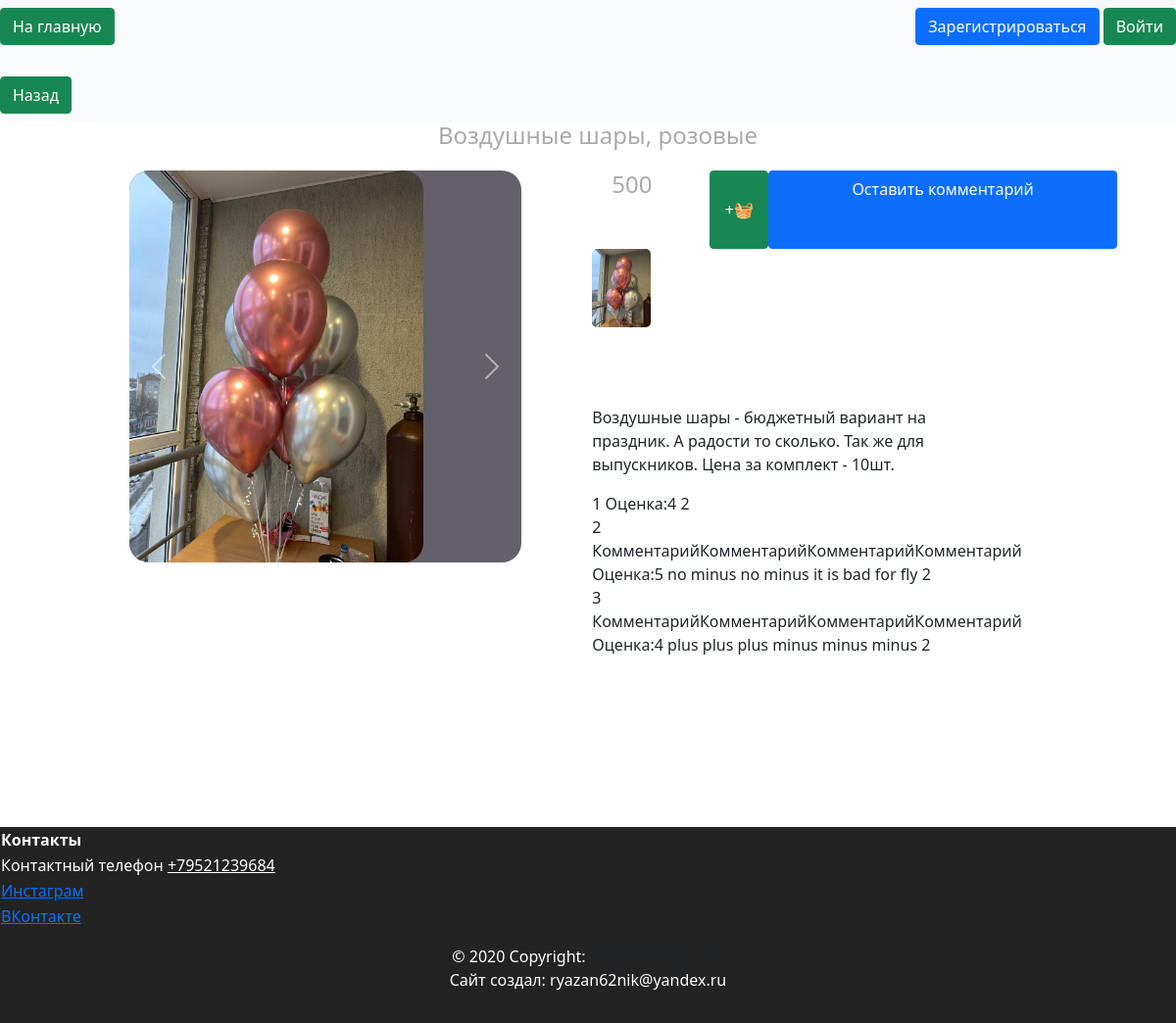
The app's page /show_product/2/4, older data.
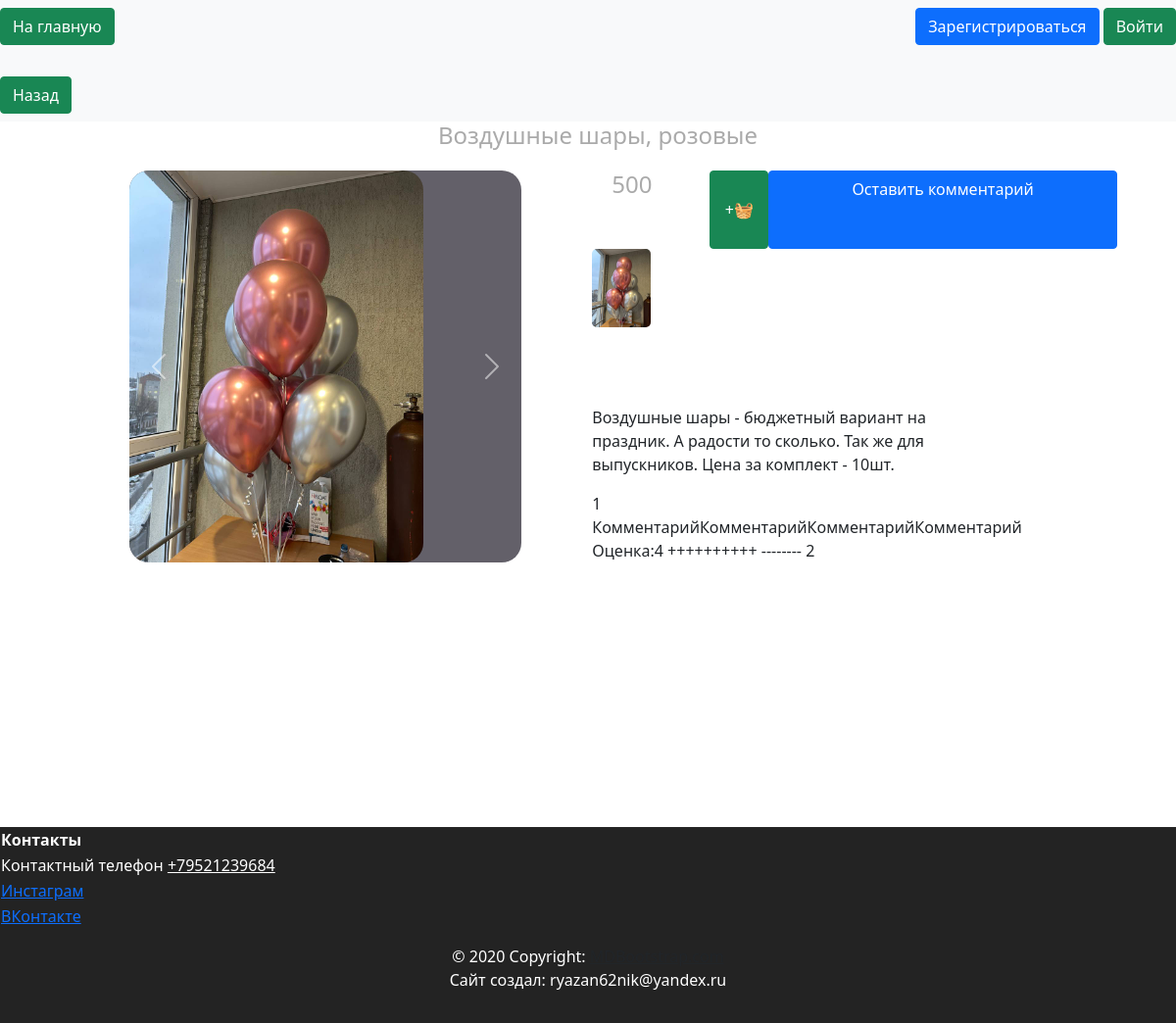
The same page, newer data.
### data/products_group.py (models this page shows, shortened)
class ProductGroup(SqlAlchemyBase, SerializerMixin):
    __tablename__ = 'product_group'
    id = sqlalchemy.Column(sqlalchemy.Integer,
                           primary_key=True, autoincrement=True)
    title = sqlalchemy.Column(sqlalchemy.String, nullable=True)
    description = sqlalchemy.Column(sqlalchemy.String, nullable=True)
    type = sqlalchemy.Column(sqlalchemy.Integer, sqlalchemy.ForeignKey("types.id"))
    type_relation = orm.relationship('Types')
    products = orm.relationship("Products", back_populates='product_group')
    comments = orm.relationship("Comments", back_populates='product_group')

### data/products.py (models this page shows, shortened)
class Products(SqlAlchemyBase, SerializerMixin):
    __tablename__ = 'products'
    id = sqlalchemy.Column(sqlalchemy.Integer,
                           primary_key=True, autoincrement=True)
    color = sqlalchemy.Column(sqlalchemy.String, nullable=True)
    sale = sqlalchemy.Column(sqlalchemy.Integer, nullable=True)
    cost = sqlalchemy.Column(sqlalchemy.Integer)
    remains = sqlalchemy.Column(sqlalchemy.Integer, nullable=True)
    img = sqlalchemy.Column(sqlalchemy.String, default='0_0_0_none.jpg')
    product_group_id = sqlalchemy.Column(sqlalchemy.Integer, sqlalchemy.ForeignKey("product_group.id"))
    product_group = orm.relationship('ProductGroup')
    category = orm.relationship("Category",
                                secondary="products_to_category",
                                backref="products")
    def get_img(self):
        return self.img.split(', ')

### data/comments.py (models this page shows, shortened)
class Comments(SqlAlchemyBase, SerializerMixin):
    __tablename__ = 'comments'
    id = sqlalchemy.Column(sqlalchemy.Integer,
                           primary_key=True, autoincrement=True)
    content = sqlalchemy.Column(sqlalchemy.String, nullable=True)
    plus = sqlalchemy.Column(sqlalchemy.String, nullable=True)
    minus = sqlalchemy.Column(sqlalchemy.String, nullable=True)
    mark = sqlalchemy.Column(sqlalchemy.Integer, nullable=True)
    product_group_id = sqlalchemy.Column(sqlalchemy.Integer, sqlalchemy.ForeignKey("product_group.id"))
    product_group = orm.relationship('ProductGroup')
    user_id = sqlalchemy.Column(sqlalchemy.Integer, sqlalchemy.ForeignKey("users.id"))
    user = orm.relationship('User')
    def show_data(self):
        return f'{self.id}\n{self.content}\tОценка:{self.mark}\t{self.plus}\n{self.minus}\n{self.product_group_id}'

### server.py (the view)
@app.route('/show_product/<int:product_group_id>/<int:product_id>', methods=['GET', 'POST'])
def show_product(product_group_id, product_id):
    db_sess = db_session.create_session()
    product_group = db_sess.query(ProductGroup).filter(ProductGroup.id == product_group_id).first()
    product = db_sess.query(Products).filter(Products.id == product_id).first()
    return render_template('pages/show_product.html', title='product', product=product, product_group=product_group)

### data/db_session.py (called while the page is built)
def create_session() -> Session:
    global __factory
    return __factory()

### templates/pages/show_product.html (shortened to what this page needs)
{% extends "base.html" %}
{% block content %}
<nav class="navbar navbar-light bg-light title-width">
    <a href="#" onclick="window.history.back()" class="btn btn-success"> Назад </a>
</nav>
<div class="show-product">
    <div class="show-product-title">
        <h4>{{product.product_group.title}}, {{product.color}}</h4>
    </div>
    <div class="show-product-img-place">
        {% if product.get_img()[0]%}
        <div id="carousel{{product.id}}" class="carousel slide" data-bs-ride="false">
            <div class="carousel-inner">
                <div class="carousel-item active">
                    <img class="d-block show-product-img" src="/static/img/products/{{product.get_img()[0]}}"
                         alt="{{product.get_img()[0]}}">
                </div>
            </div>
            <a class="carousel-control-prev" href="#carousel{{product.id}}" role="button" data-slide="prev">
                <span class="carousel-control-prev-icon" aria-hidden="true"></span>
            </a>
            <a class="carousel-control-next" href="#carousel{{product.id}}" role="button" data-slide="next">
                <span class="carousel-control-next-icon" aria-hidden="true"></span>
            </a>
        </div>
        {%else%}
        <img class="show-product-img" src="/static/img/products/none.jpg"
             alt="/static/img/products/{{product.get_img()[0]}}"/>
        {%endif%}
    </div>
    <div class="show-product-text-place">
        <div class="show-product-sub">
            <div><h4>{{product.cost}}</h4></div>
            <button class="btn btn-success"
                    onclick="addToBasket('{{ product.id }}'{% if current_user.is_authenticated %}, '{{current_user.id}}' {%endif%});">
                +🧺
            </button>
            <a href="/comment_product/{{product_group.id}}/{{ product.id }}" class="btn btn-primary">Оставить
                комментарий</a>
        </div>
        <div class="show-product-colors">
            {%for product_color in product_group.products%}
            <a href="/show_product/{{product_group.id}}/{{product_color.id}}">
                <img class="d-block show-product-little-img"
                     src="/static/img/products/{{product_color.get_img()[0]}}"
                     alt="{{product.color}}">
            </a>
            {%endfor%}
        </div>
        <div class="show-product-description">
            <div><p>{{product_group.description}}</p></div>
            <div>
                {%for comment in product_group.comments%}
                <div>{{comment.show_data()}}</div>
                {%endfor%}
            </div>
        </div>
    </div>
</div>
{% endblock %}

### templates/base.html (shortened to what this page needs)
<!doctype html>
<html lang="ru">
<head>
    <link rel="stylesheet" href="{{ url_for('static', filename='css/bootstrap.min.css') }}">
    <link rel="stylesheet" href="{{ url_for('static', filename='css/header.css') }}">
    <link rel="stylesheet" href="{{ url_for('static', filename='css/footer.css') }}">
    <link rel="stylesheet" href="{{ url_for('static', filename='css/style.css') }}">
    <link rel="stylesheet" href="{{ url_for('static', filename='css/mystyle.css') }}">
    <link rel="stylesheet" href="{{ url_for('static', filename='css/index.css') }}">
</head>
<body>
{% include 'includes/header.html' %}
<div class="my-container">
    <main>
        {% block content %}
        {% endblock %}
    </main>
    {% include 'includes/footer.html' %}
</div>
</body>
</html>

### templates/includes/header.html
<header>
    <nav class="navbar navbar-light bg-light">
        <p align="right">
            <a href="/index" class="btn btn-success"> На главную </a>
        </p>
        {% if current_user.is_authenticated %}
        <p align="right">
            <a class="navbar-brand" href="/logout">{{ current_user.name }}</a>
            {% if current_user.admin%}
            <a class="btn btn-primary btn btn-outline-info mr-2" href="/admin/products">Админ панель</a>
            {% endif %}
            {% else %}
        <p align="right">
            <a class="btn btn-primary " href="/register">Зарегистрироваться</a>
            <a class="btn btn-success" href="/login">Войти</a>
        </p>
        {% endif %}
    </nav>
</header>

### templates/includes/footer.html
<footer class="bg-body-tertiary text-center text-lg-start">
    <table>
        <tr>
            <th>Контакты</th>
        </tr>
        <tr>
            <td>Контактный телефон <a href="tel:+79521239684" style="color:#FFFFFF">+79521239684</a></td>
        </tr>
        <tr>
            <td><a href="https://www.instagram.com/b_decor_e?igsh=b2hqcHRpaGV5bGYx&utm_source=qr" target="_blank">Инстаграм</a>
            </td>
        </tr>
        <tr>
            <td><a href="https://vk.com/ok_se_96" target="_blank">ВКонтакте</a>
            </td>
        </tr>
    </table>
    <div class="text-center p-3">
        © 2020 Copyright:
        <a class="text-body" href="https://mdbootstrap.com/">MDBootstrap.com</a>
        <p>Сайт создал: ryazan62nik@yandex.ru</p>
    </div>
</footer>

### static/css/header.css (style rules this page uses)
:root { --main-color: #0179FA; --second-color: white; }

### static/css/footer.css (style rules this page uses)
:root { --main-color: #111111; --second-color: white; }
footer { background-color: var(--main-color); }

### static/css/style.css (style rules this page uses)
:root { --main-color: #0179FA; --second-color: #ffffff; --thirdly_color: #629ee3; }
body { background-color: var(--second-color); }

### static/css/mystyle.css (style rules this page uses)
html { --firstly-color: white; --secondary-color: rgba(91, 82, 212, 0.837); --thirdly-color: rgb(99, 96, 105); --fourly-color: rgb(144, 182, 242); --black: rgb(35, 35, 35); --dark-blue: #12191D; --white: #FFFFFF; --green: #33FF00; --caribbean: #00E197; --light-green: #8EEF8C; --turquoise: #12EEFF; --pink: #F053D5; --red: #FE785A; --gray-900: #0C1114; --gray-700: #242A2C; --gray-650: #495257; --gray-600: #424B4F; --gray-500: #495257; --gray-300: #8D979E; --gray-200: #ACB4B9; --gray-150: #AEB6BB; --gray-100: #EEF1F3; --gray-50: #F6F8F9; --framing: black; --text-color: white; }
main { flex: 1; min-width: 95%; justify-content: center; display: block; margin: 0 auto; text-align: left; }
body { min-height: 100vh; position: relative; }
footer { position: absolute; bottom: -200px; width: 100%; }
.my-container { min-width: 100%; }
h4 { padding-left: 20px; color: #aaaaaa; }
footer { clear: both; padding: 0; background: var(--black); color: #FFFFFF; overflow: hidden; min-width: 100; }
.title-width { min-width: 100%; }
body { margin: 0; padding: 0; text-align: center; }
.show-product { width: 90vw; height: 90vh; margin: auto; display: grid; grid-template-columns: auto auto; grid-template-rows: 50px auto; gap:10; grid-auto-flow: column; }
.show-product-title { grid-column: 1 / -1; grid-row: 1; margin-right:auto; margin-left:auto; }
.show-product-img-place { grid-column: 1; grid-row: 2; width: 50vh; height: 50vh; background-color: var(--thirdly-color); border-radius: 20px; margin-right:auto; margin-left:auto; }
.show-product-img { height: 50vh; border-radius: 20px; object-fit: cover; }
.show-product-text-place { display: grid; grid-template-rows: 10vh 20vh auto; gap:10; }
.show-product-sub { display: grid; grid-template-columns: 10vw 5vw; gap:10; grid-auto-flow: column; }
.show-product-colors { display: grid; gap:10px; grid-auto-flow: column; justify-items: start; }
.show-product-little-img { height: 10vh; border-radius: 5px; object-fit: cover; }
.show-product-description { max-width: 30vw; }

Row changes from the older to the newer data that the page shows:
removed Comments: show_data "2 КомментарийКомментарийКомментарийКомментарий Оценка:5 no minus no minus it is bad for fly 2"
removed Comments: show_data "3 КомментарийКомментарийКомментарийКомментарий Оценка:4 plus plus plus minus minus minus 2"
changed Comments: show_data "1 Оценка:4 2" → "1 КомментарийКомментарийКомментарийКомментарий Оценка:4 ++++++++++ -------- 2"
